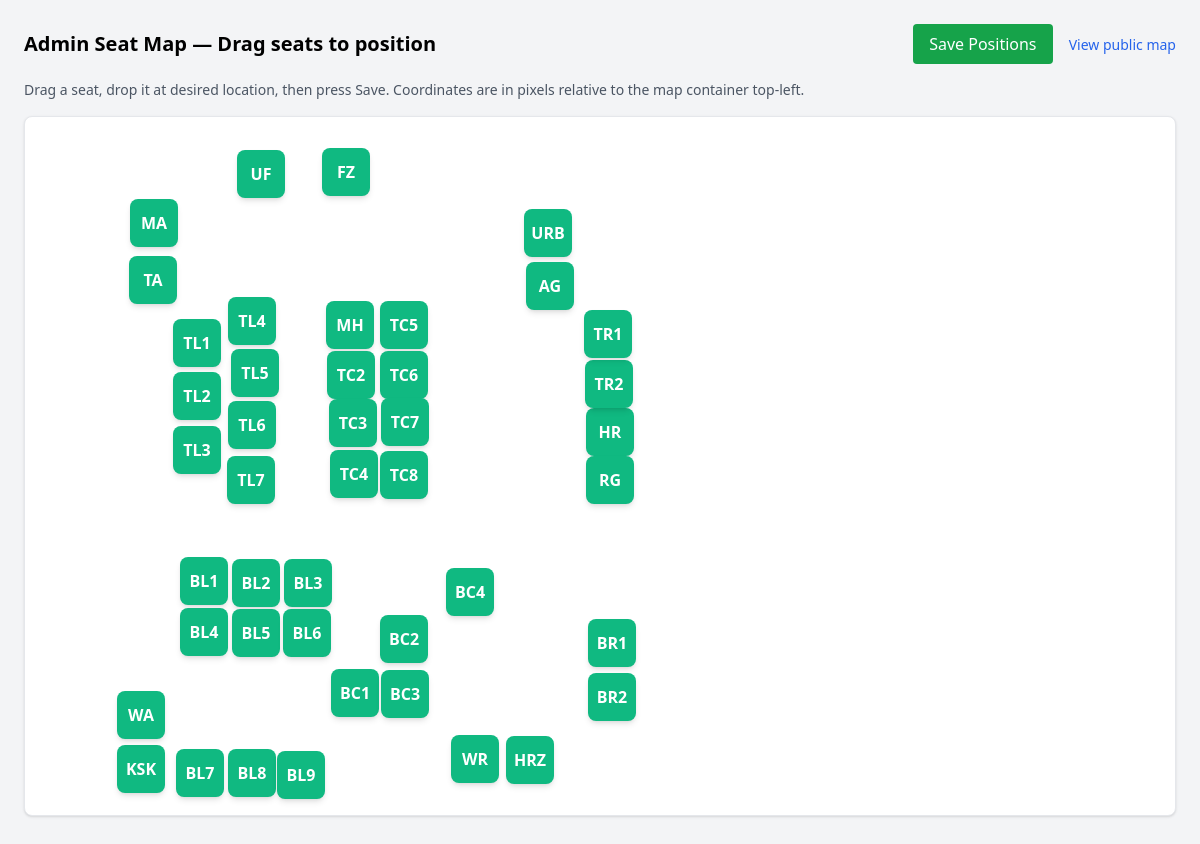
The page /admin-map/ (signed in) on the database its author committed.
### seats_app/models.py (models this page shows, shortened)
class Seat(models.Model):
    code = models.CharField(max_length=20, unique=True)  # e.g., A1, B3
    row = models.CharField(max_length=10, blank=True)
    col = models.CharField(max_length=10, blank=True)
    x = models.IntegerField(null=True, blank=True)  # optional pixel coords
    y = models.IntegerField(null=True, blank=True)
    is_active = models.BooleanField(default=True)  # physically exists/usable
    is_reservable = models.BooleanField(default=True)  # can this seat be booked or not

### seats_app/views.py (the view)
# urls.py: path('admin-map/', views.admin_map, name='admin_map'),
@staff_member_required
def admin_map(request):
    seats = list(Seat.objects.filter(is_active=True))
    today = date.today()
    reservations = Reservation.objects.filter(date=today).select_related('seat', 'user')
    rmap = {r.seat.id: r for r in reservations}
    for s in seats:
        res = rmap.get(s.id)
        s.is_reserved = bool(res)
        s.user = res.user if res else None
    return render(request, 'admin_map.html', {'seats': seats})

### seats_app/templates/admin_map.html (shortened to what this page needs)
{% load static %}
<!doctype html>
<html>
<head>
  <script src="https://cdn.tailwindcss.com"></script>
</head>
<body class="bg-gray-100 min-h-screen p-6">
  <div class="max-w-7xl mx-auto">
    <div class="flex items-center justify-between mb-4">
      <h1 class="text-xl font-bold">Admin Seat Map — Drag seats to position</h1>
      <div>
        <button id="save-btn" class="bg-green-600 hover:bg-green-700 text-white px-4 py-2 rounded">Save Positions</button>
        <a href="{% url 'seats:index' %}" class="ml-3 text-sm text-blue-600">View public map</a>
      </div>
    </div>
    <p class="text-sm text-gray-600 mb-4">Drag a seat, drop it at desired location, then press Save. Coordinates are in pixels relative to the map container top-left.</p>
    <div id="map" class="relative bg-white border rounded-lg shadow h-[700px]">
      {% for seat in seats %}
        <div
          class="seat-admin absolute w-12 h-12 rounded-lg flex items-center justify-center text-white font-semibold cursor-grab shadow-md"
          data-id="{{ seat.id }}"
          style="left: {{ seat.x|default:50 }}px; top: {{ seat.y|default:50 }}px; background: {% if seat.is_reserved and seat.user == request.user %} #2563eb {% elif seat.is_reserved %} #ef4444 {% else %} #10b981 {% endif %};"
          title="Code: {{ seat.code }} (id: {{ seat.id }})"
        >
          {{ seat.code }}
        </div>
      {% endfor %}
    </div>
  </div>
</body>
</html>

### seats_app/templates/admin_map.html (style rules this page uses)
.seat-admin { touch-action: none; user-select: none; }

### rows shown on the page
Seat: code "UF"
Seat: code "FZ"
Seat: code "TL1"
Seat: code "TL2"
Seat: code "TL3"
Seat: code "HRZ"
Seat: code "TL4"
Seat: code "TL5"
Seat: code "TL6"
Seat: code "TL7"
Seat: code "MH"
Seat: code "TC2"
Seat: code "TC3"
Seat: code "TC4"
Seat: code "MA"
Seat: code "TA"
Seat: code "HR"
Seat: code "RG"
Seat: code "URB"
Seat: code "AG"
Seat: code "BR1"
Seat: code "BR2"
Seat: code "BL8"
Seat: code "BC1"
Seat: code "BC4"
Seat: code "BC2"
Seat: code "BC3"
Seat: code "WR"
Seat: code "TR2"
Seat: code "TR1"
Seat: code "BL1"
Seat: code "BL2"
Seat: code "BL3"
Seat: code "BL4"
Seat: code "TC5"
Seat: code "TC6"
Seat: code "TC7"
Seat: code "TC8"
Seat: code "KSK"
Seat: code "WA"
Seat: code "BL9"
Seat: code "BL5"
Seat: code "BL6"
Seat: code "BL7"
